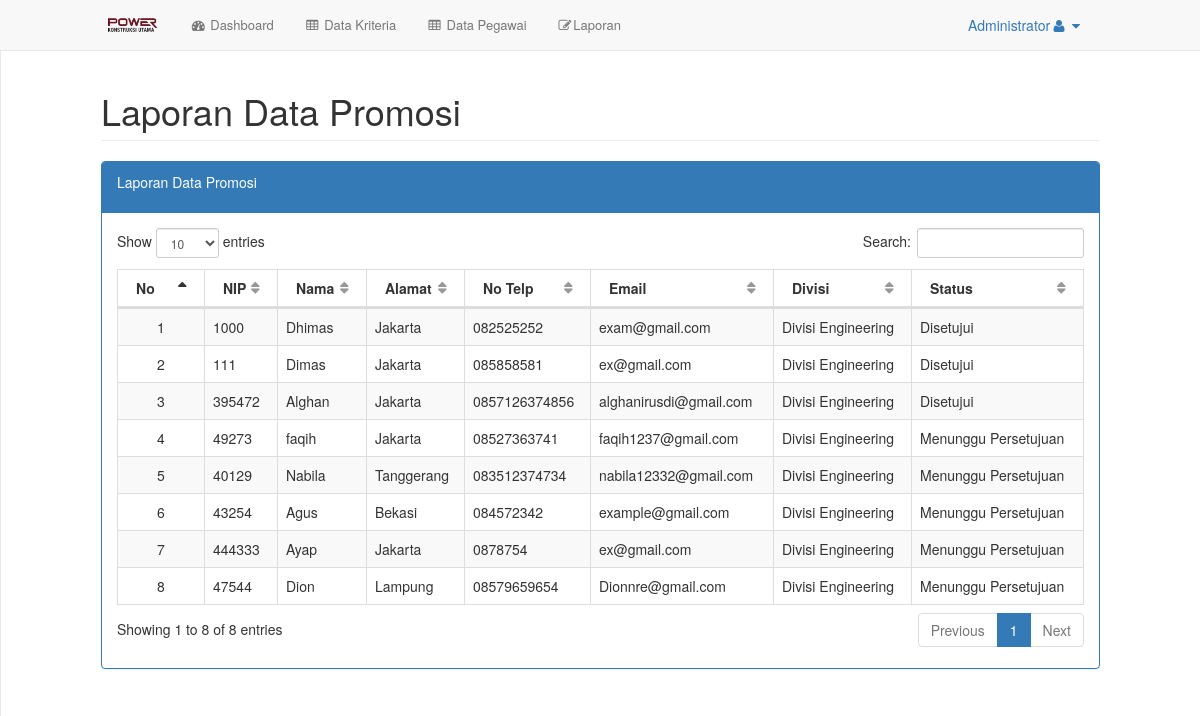
The page /index.php?url=laporan (signed in) on the database its author committed.
### tables this page shows
CREATE TABLE `hasil_seleksi` (
  `id` int(11) NOT NULL,
  `calon_id` int(11) NOT NULL,
  `status` varchar(30) NOT NULL,
  `persetujuan` varchar(30) NOT NULL
);

CREATE TABLE `calon` (
  `id` int(11) NOT NULL,
  `nip` varchar(18) NOT NULL,
  `nama` varchar(50) NOT NULL,
  `jenis_kelamin` varchar(15) NOT NULL,
  `alamat` varchar(255) NOT NULL,
  `no_telp` varchar(15) NOT NULL,
  `email` varchar(50) NOT NULL,
  `divisi` varchar(20) NOT NULL,
  `awal_masuk` varchar(10) NOT NULL,
  `lama_kerja` int(11) NOT NULL,
  `submit_by` int(11) DEFAULT 1
);

### config/routes.php (called while the page is built, shortened)
<?php
$include = [];
if (isset($_GET['url'])) {
	switch ($_GET['url']) {
		case 'laporan':
			$include[] = 'halaman/laporan/index.php';
			break;
	}
} else {
	$include[] = 'halaman/dashboard.php';
}

### config/laporan/load_data.php (called while the page is built, shortened)
<?php
include 'config/koneksi.php';
$hasil = mysqli_query($koneksi, "SELECT * FROM hasil_seleksi
join calon on (calon.id = hasil_seleksi.calon_id)
where status like '%Dapat di Promosikan%' and persetujuan not like '-'");
while ($data = mysqli_fetch_assoc($hasil)) {
	$datas[] = $data;
}

### halaman/laporan/index.php (the view, shortened to what this page needs)
<div id="page-wrapper">
    <div class="row">
        <div class="col-lg-12">
            <h1 class="page-header">Laporan Data Promosi</h1>
        </div>
    </div>
    <div class="row">
        <div class="col-lg-12">
            <div class="panel panel-primary">
                <div class="panel-heading" style="padding-bottom: 20px">
                    <div>
                        Laporan Data Promosi
                    </div>
                </div>
                <div class="panel-body">
                    <div class="dataTable_wrapper">
                        <table width="100%" class="table table-striped table-bordered table-hover" id="dataTables-example">
                            <thead>
                                <tr>
                                    <th width="50">No</th>
                                    <th>NIP</th>
                                    <th>Nama</th>
                                    <th>Alamat</th>
                                    <th>No Telp</th>
                                    <th>Email</th>
                                    <th>Divisi</th>
                                    <th>Status</th>
                                </tr>
                            </thead>
                            <tbody>
                                <?php $x = 1; ?>
                                <?php if (isset($datas)) : ?>
                                    <?php foreach ($datas as $data) : ?>
                                        <tr>
                                            <td align="center"><?php echo $x++; ?></td>
                                            <td><?php echo $data['nip']; ?></td>
                                            <td><?php echo $data['nama']; ?></td>
                                            <td><?php echo $data['alamat']; ?></td>
                                            <td><?php echo $data['no_telp']; ?></td>
                                            <td><?php echo $data['email']; ?></td>
                                            <td><?php echo $data['divisi']; ?></td>
                                            <td><?php echo $data['persetujuan']; ?></td>
                                        </tr>
                                    <?php endforeach; ?>
                                <?php endif; ?>
                            </tbody>
                        </table>
                    </div>
                </div>
            </div>
        </div>
    </div>
</div>

### index.php (shortened to what this page needs)
<?php
include 'config/routes.php';
 include 'halaman/header.php';
foreach ($req as $key => $value) {
	require_once $value;
}
foreach ($include as $key => $value) {
	require_once $value;
}
include 'halaman/footer.php';
?>

### halaman/header.php (style rules this page uses)
@media (min-width: 768px) { #page-wrapper { position: inherit; margin: auto; padding: 0 100px; border-left: 1px solid #e7e7e7; } }

### rows shown on the page
hasil_seleksi: calon.nip "1000", calon.nama "Dhimas", calon.alamat "Jakarta", calon.no_telp "082525252", calon.email "exam@gmail.com", calon.divisi "Divisi Engineering", persetujuan "Disetujui"
hasil_seleksi: calon.nip "111", calon.nama "Dimas", calon.alamat "Jakarta", calon.no_telp "085858581", calon.email "ex@gmail.com", calon.divisi "Divisi Engineering", persetujuan "Disetujui"
hasil_seleksi: calon.nip "395472", calon.nama "Alghan", calon.alamat "Jakarta", calon.no_telp "0857126374856", calon.email "alghanirusdi@gmail.com", calon.divisi "Divisi Engineering", persetujuan "Disetujui"
hasil_seleksi: calon.nip "49273", calon.nama "faqih", calon.alamat "Jakarta", calon.no_telp "08527363741", calon.email "faqih1237@gmail.com", calon.divisi "Divisi Engineering", persetujuan "Menunggu Persetujuan"
hasil_seleksi: calon.nip "40129", calon.nama "Nabila", calon.alamat "Tanggerang", calon.no_telp "083512374734", calon.email "nabila12332@gmail.com", calon.divisi "Divisi Engineering", persetujuan "Menunggu Persetujuan"
hasil_seleksi: calon.nip "43254", calon.nama "Agus", calon.alamat "Bekasi", calon.no_telp "084572342", calon.email "example@gmail.com", calon.divisi "Divisi Engineering", persetujuan "Menunggu Persetujuan"
hasil_seleksi: calon.nip "444333", calon.nama "Ayap", calon.alamat "Jakarta", calon.no_telp "0878754", calon.email "ex@gmail.com", calon.divisi "Divisi Engineering", persetujuan "Menunggu Persetujuan"
hasil_seleksi: calon.nip "47544", calon.nama "Dion", calon.alamat "Lampung", calon.no_telp "08579659654", calon.email "Dionnre@gmail.com", calon.divisi "Divisi Engineering", persetujuan "Menunggu Persetujuan"

### other values the page prints
$_SESSION['nama'] "Administrator"
